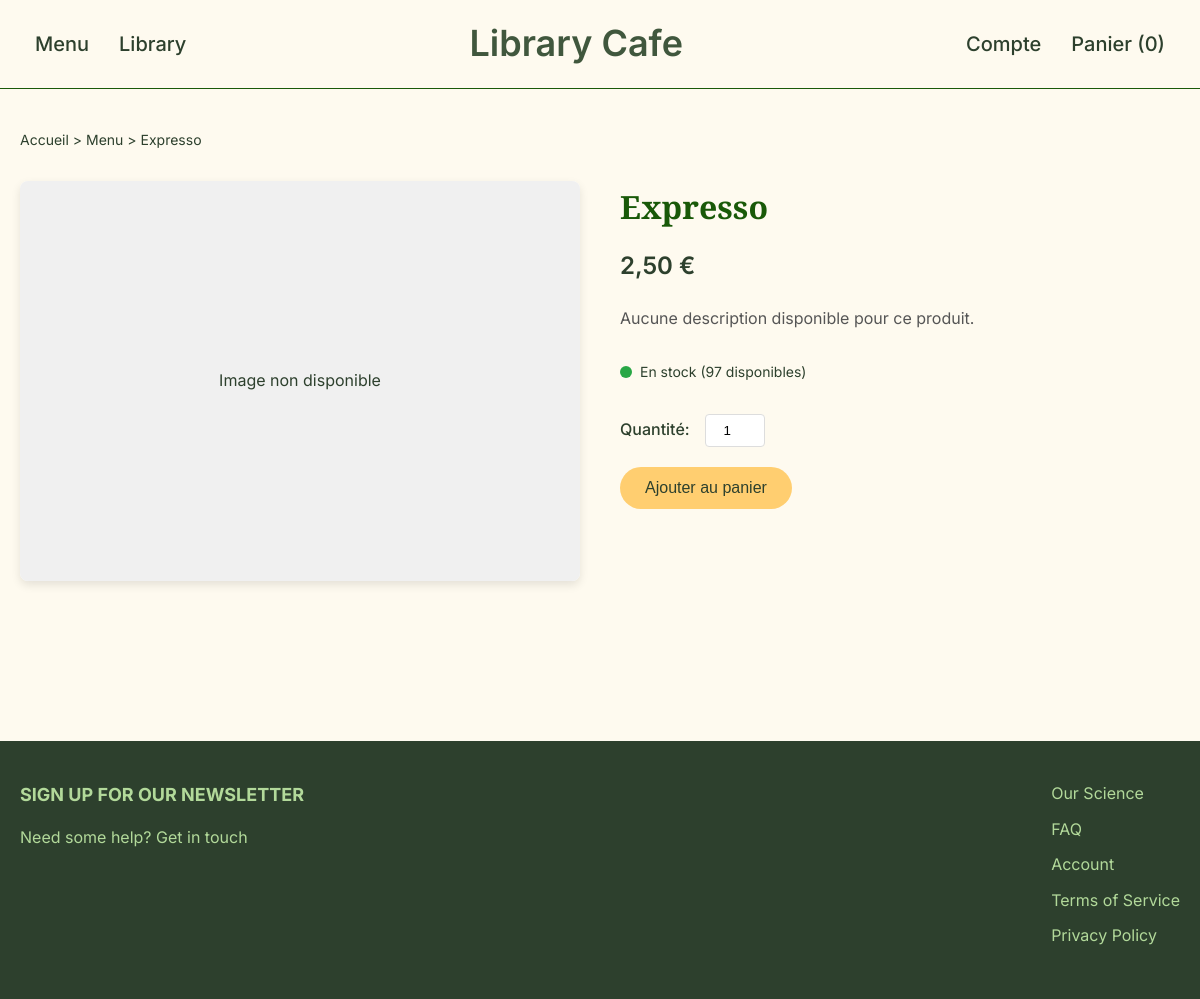
The app's page /produit.php?id=2, older data.
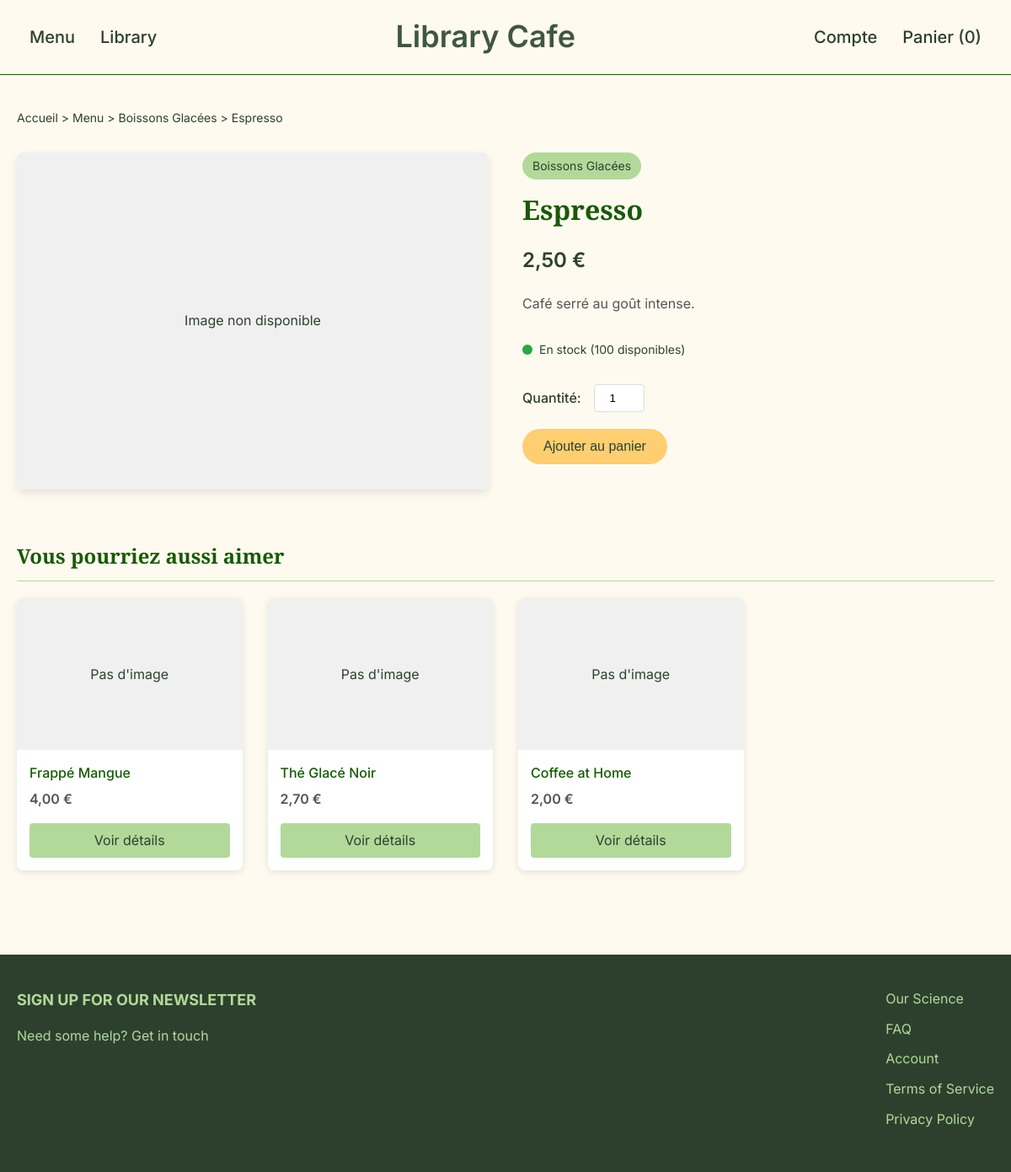
The same page, newer data.
### tables this page shows
CREATE TABLE `produits` (
  `id` int(11) NOT NULL,
  `nom` varchar(100) NOT NULL,
  `description` text DEFAULT NULL,
  `prix` decimal(5,2) NOT NULL,
  `stock` int(11) DEFAULT 100,
  `statut` varchar(50) DEFAULT 'Disponible',
  `image` varchar(255) DEFAULT NULL,
  `categorie_id` int(11) DEFAULT NULL,
  `categorie` varchar(50) DEFAULT NULL,
  `auteur` varchar(100) DEFAULT NULL,
  `annee` int(11) DEFAULT NULL,
  `type` varchar(20) DEFAULT 'Boisson',
  `fournisseur_id` int(11) DEFAULT NULL
);

CREATE TABLE `categories` (
  `id` int(11) NOT NULL,
  `nom` varchar(100) NOT NULL,
  `type` varchar(20) DEFAULT 'Boisson'
);

### produit.php (the view, shortened to what the changed rows need)
<?php
require_once 'bdd.php';
$id = intval($_GET['id']);
$stmt = $pdo->prepare("SELECT p.*, c.nom AS categorie_nom
                       FROM produits p
                       LEFT JOIN categories c ON p.categorie_id = c.id
                       WHERE p.id = ?");
$stmt->execute([$id]);
$produit = $stmt->fetch();
$produits_similaires = [];
if ($produit['categorie_id']) {
    $stmt = $pdo->prepare("SELECT * FROM produits
                           WHERE categorie_id = ? AND id != ?
                           LIMIT 4");
    $stmt->execute([$produit['categorie_id'], $id]);
    $produits_similaires = $stmt->fetchAll();
}
?>
<!DOCTYPE html>
<html lang="fr">
<head>
</head>
<body>
    <main>
        <div class="container">
            <div class="breadcrumb">
                <a href="Accueil.php">Accueil</a> &gt;
                <a href="menu.php">Menu</a> &gt;
                <?php if ($produit['categorie_id']): ?>
                    <a href="menu.php?cat=<?= $produit['categorie_id'] ?>"><?= htmlspecialchars($produit['categorie_nom']) ?></a> &gt;
                <?php endif; ?>
                <span><?= htmlspecialchars($produit['nom']) ?></span>
            </div>
            <section class="product-detail">
                <div class="product-image">
                </div>
                <div class="product-info">
                    <?php if ($produit['categorie_id']): ?>
                        <div class="product-category"><?= htmlspecialchars($produit['categorie_nom']) ?></div>
                    <?php endif; ?>
                    <h1 class="product-title"><?= htmlspecialchars($produit['nom']) ?></h1>
                    <div class="product-price"><?= number_format($produit['prix'], 2, ',', ' ') ?> €</div>
                    <?php if (isset($produit['description']) && !empty($produit['description'])): ?>
                        <div class="product-description"><?= nl2br(htmlspecialchars($produit['description'])) ?></div>
                    <?php else: ?>
                        <div class="product-description">Aucune description disponible pour ce produit.</div>
                    <?php endif; ?>
                    <div class="product-stock">
                        <?php if ($produit['stock'] > 10): ?>
                            <div class="stock-indicator in-stock"></div>
                            <span>En stock (<?= $produit['stock'] ?> disponibles)</span>
                        <?php elseif ($produit['stock'] > 0): ?>
                            <div class="stock-indicator low-stock"></div>
                            <span>Stock limité (<?= $produit['stock'] ?> restants)</span>
                        <?php else: ?>
                            <div class="stock-indicator out-of-stock"></div>
                            <span>Rupture de stock</span>
                        <?php endif; ?>
                    </div>
                    <div class="product-actions">
                        <form method="post" action="add_to_cart.php">
                        </form>
                    </div>
                </div>
            </section>
            <?php if (!empty($produits_similaires)): ?>
                <section class="similar-products">
                    <h2 class="section-title">Vous pourriez aussi aimer</h2>
                    <div class="products-grid">
                        <?php foreach ($produits_similaires as $produit): ?>
                            <div class="product-card">
                                <div class="card-image">
                                    <?php if (!empty($produit['image']) && file_exists($produit['image'])): ?>
                                        <img src="<?= htmlspecialchars($produit['image']) ?>" alt="<?= htmlspecialchars($produit['nom']) ?>">
                                    <?php else: ?>
                                        <div style="width:100%; height:100%; display:flex; align-items:center; justify-content:center; background-color:#f0f0f0;">
                                            <span>Pas d'image</span>
                                        </div>
                                    <?php endif; ?>
                                </div>
                                <div class="card-content">
                                    <h3 class="card-title"><?= htmlspecialchars($produit['nom']) ?></h3>
                                    <div class="card-price"><?= number_format($produit['prix'], 2, ',', ' ') ?> €</div>
                                    <a href="produit.php?id=<?= $produit['id'] ?>" class="card-button">Voir détails</a>
                                </div>
                            </div>
                        <?php endforeach; ?>
                    </div>
                </section>
            <?php endif; ?>
        </div>
    </main>
</body>
</html>

Row changes from the older to the newer data that the page shows:
changed produits: categorie_id empty → 5 (drawn); categorie.nom (not shown) → "Boissons Glacées"; nom "Expresso" → "Espresso"; description (not shown) → "Café serré au goût intense."; stock "97" → "100"
now on this page (row edited): produits: shows "Pas d'image", nom "Frappé Mangue", prix "4,00"
now on this page (row edited): produits: shows "Pas d'image", nom "Thé Glacé Noir", prix "2,70"
now on this page (row edited): produits: shows "Pas d'image", nom "Coffee at Home", prix "2,00"
Text that changed along with them:
text no longer shown: "Aucune description disponible pour ce produit."
text now shown: "> Vous pourriez aussi aimer"
